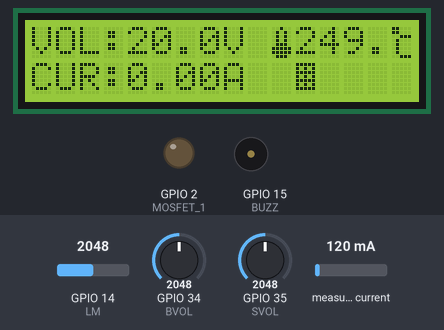
Simulated run of this program. Board: ESP32. Shown: 16×2 character LCD, output pins drawn as LEDs (lit = HIGH), buzzer (waves = sounding). The inputs (shaded band) are chosen by the test bench; at power-on: GPIO 14 (LM) = 2048, GPIO 34 (BVOL) = 2048, GPIO 35 (SVOL) = 2048, measured current 120 mA. Pins used as bus, display or sensor lines are not drawn; what the program prints to the serial monitor is not drawn.

Above: at 3.7 s.
3.8 s: GPIO 14 (LM) set to 2866
At 5.8 s:
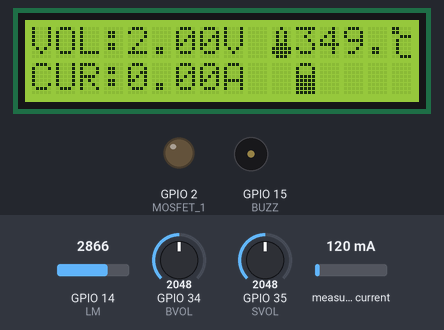
13.9 s: GPIO 34 (BVOL) set to 2866
20.6 s: GPIO 35 (SVOL) set to 2866
At 23.9 s:
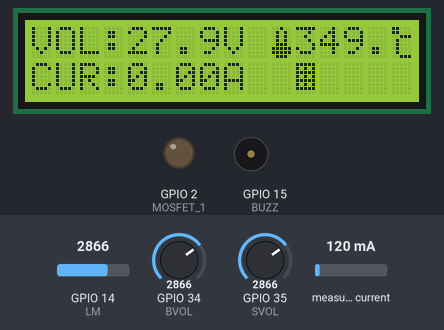
26.8 s: GPIO 14 (LM) set to 3972
At 27.8 s:
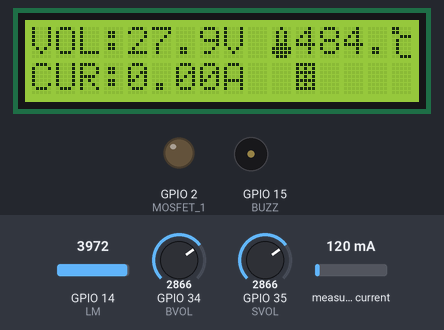
30.9 s: GPIO 34 (BVOL) set to 3972
At 34.3 s:
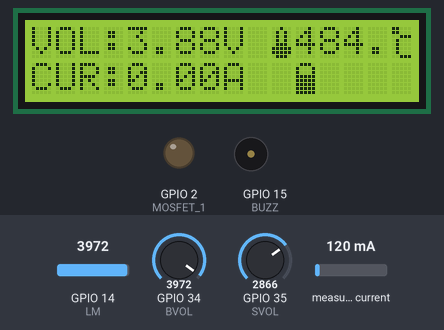
37.1 s: GPIO 35 (SVOL) set to 3972
At 40.8 s:
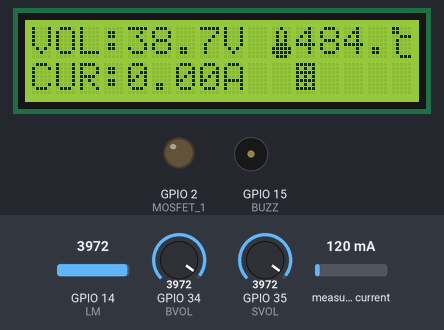
Timing chart, 0 to 42.3 s (numbered marks = the images above; inputs shaded):
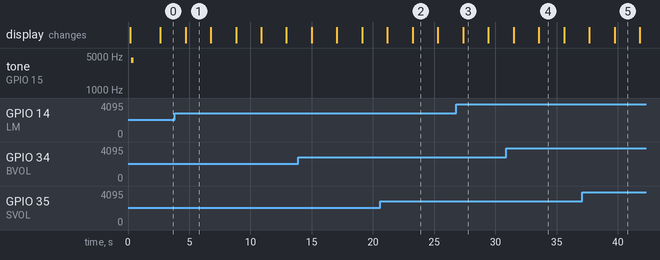

The program:

main.cpp
```cpp
/*
  Author: Advait Thale
  Board: ESP32 Dev Module
  Baud: 115200
  Flash Freq: 80MHz

  *************************************************************************************************
                                         MPPT_PORT-Xtensa
  *************************************************************************************************

  This test code is an overview of how MPPT works on the port of ATMega328P.
  It is equipped with 20*4 Character LCD (for device & energy status), Function
  Buttons, ESP32 Microcontroller, Solar Inlet, 30A FUSE, Sleep Mode, Webserver,
  2 x PT-100(for Indoor & Outdoor Temp.), RS-232 Interface(at 9600),Program
  Serial(at 115200), Internal DIP Switches (for system configuration), Relay
  driven Outputs(for automation purpose), I/O for interfacing external
  sensors and automation purpose.
  The live status is displayed on LCD, the Webserver(at 192.168.1.1) as well as
  the data log can be viewed via both RS-232 (DB9) or USB A Serial ports. Refer
  README.md and attached datasheets for furthur details on MPPT.

  **************************************************************************************************
  *                                        ESP32 PINOUT                                            *
  **************************************************************************************************

                               3V3 |*|                       |*| 5V
                               GND |*|                       |*| GND
                              BUZZ |*| GPIO15         GPIO13 |*| ACS712
                              MD#1 |*| GPIO02         GPIO12 |*| PIDFAN
                              MD#2 |*| GPIO04         GPIO14 |*| LM35
                              RX   |*| GPIO16         GPIO27 |*|  -
                              TX   |*| GPIO17         GPIO26 |*|  -
                               -   |*| GPIO05         GPIO25 |*|  -
                              C.C. |*| GPIO18         GPIO33 |*|  -
                              ESW  |*| GPIO19         GPIO32 |*|  -
                              SDA  |*| GPIO21         GPIO35 |*|  %
                             EDATA |*| GPIO03         GPIO34 |*|  %
                             ECLK  |*| GPIO01         GPIO39 |*| SINE-
                              SCL  |*| GPIO22         GPIO36 |*| SINE+
                             IRREC |*| GPIO23           EN   |*|  -

  ***************************************************************************************************

*/

#include <Arduino.h>
#include <LiquidCrystal_I2C.h>
// #include <IRremote.h>
#include <ACS712.h>
// #include <WiFi.h>
// #include <WebServer.h>

// Local SSID
#define WIFI_SSID "MPPT Rev 2.3"
#define WIFI_PASSWORD "Mppt_N3t"

// Network SSID
// #define WIFI_SSID "Issac Newton 🍎"
// #define WIFI_PASSWORD "amhipuneri"

/* Put IP Address details */
// IPAddress local_ip(192, 168, 1, 1);
// IPAddress gateway(192, 168, 1, 1);
// IPAddress subnet(255, 255, 255, 0);
// WebServer server(80);

#define CUR 13     // ACS712
#define MOSFET_1 2 // MOSFET Driver Opto-Isolator 2 // Built-In LED Pin
#define MOSFET_2 4 // MOSFET Driver Opto-Isolator 2
#define BUZZ 15    // External Buzzer
#define LM 14      // LM-35
#define IREC 23    // IR Receiver
#define PBJT 18    // Battery Charge Control BJT
#define BVOL 34    // Battery Voltage ADC
#define SVOL 35    // Input Voltage ADC
#define dt 2000

int RAW_TEMP, BAT_VOL, SOL_VOL, PLAY = 0;
float BAT_VOL_R_FACT, SOL_VOL_R_FACT = 0.09;
float PID_TEMP, BAT_CURRENT, BAT_VOLTAGE, SOL_VOLTAGE;

byte TEMP[] = {0x04, 0x0A, 0x0A, 0x0A, 0x0E, 0x1F, 0x1F, 0x0E};    // Thermometer Character
byte CELSIUS[] = {0x18, 0x18, 0x07, 0x08, 0x08, 0x08, 0x08, 0x07}; // Modified °C Character
byte BATTERY[] = {0x0E, 0x11, 0x11, 0x1F, 0x1F, 0x1F, 0x1F, 0x1F}; // Battery Character
byte PANEL[] = {0x1F, 0x15, 0x1F, 0x15, 0x1F, 0x15, 0x1F, 0x00};   // PV Panel Character

LiquidCrystal_I2C lcd(0x27, 16, 2);
ACS712 sensor(ACS712_05B, 13);

void greetings();
void SOLAR_INFO();
void BATTERY_INFO();


void tone(byte PIN, int FREQ)
{
  ledcSetup(0, 2000, 8);
  ledcAttachPin(PIN, 0);
  ledcWriteTone(0, FREQ);
  PLAY = PIN;
}

void noTone()
{
  tone(PLAY, 0);
}

void setup()
{
  Serial.begin(115200);
  pinMode(CUR, INPUT);       // ADC Pin for ACS712
  pinMode(BVOL, INPUT);      // ADC Pin for Battery Voltage
  pinMode(SVOL, INPUT);      // ADC Pin for Input Voltage
  pinMode(MOSFET_1, OUTPUT); // MOSFET Driver Pin A
  pinMode(MOSFET_2, INPUT);  // MOSFET Driver Pin B
  pinMode(BUZZ, OUTPUT);     // Buzzer Pin for Beeps
  pinMode(LM, INPUT);        // ADC Pin for LM35 Temp.
  pinMode(IREC, INPUT);      // IR Receiver VS1838B
  lcd.init();                // LCD Initialise
  lcd.backlight();           // LCD Backlight ON
  // WiFi.mode(WIFI_AP);
  // WiFi.softAP(WIFI_SSID, WIFI_PASSWORD); // Set it to NULL, if you don’t want to set a password.
  // WiFi.softAPConfig(local_ip, gateway, subnet);
  delay(100);
  Serial.print("Connecting ");
  greetings(); // Device Start Configuration

}

void loop()
{

  SOLAR_INFO();
  delay(dt);
  BATTERY_INFO();
  delay(dt);
}

void greetings()
{
  lcd.setCursor(0, 0);
  lcd.print("MPPT Rev 2.3");
  lcd.setCursor(0, 1);
  lcd.print("----------------");
  Serial.println("Initializing MPPT...");
  // digitalWrite(MOSFET_1, HIGH);
  digitalWrite(BUZZ, !digitalRead(BUZZ));
  delay(85);
  tone(BUZZ, 4093);
  delay(200);
  noTone();
  digitalWrite(BUZZ, !digitalRead(BUZZ));
  delay(100);
  delay(dt);
  lcd.clear();
}

void SOLAR_INFO()
{
  lcd.createChar(9, TEMP);
  lcd.createChar(10, CELSIUS);
  lcd.createChar(11, PANEL);
  lcd.home();
  SOL_VOL = analogRead(SVOL);
  SOL_VOLTAGE = SOL_VOL * (4.0 / 4096) * 10;
  BAT_CURRENT = (sensor.getCurrentDC() / 1000);
  RAW_TEMP = analogRead(LM);           // Read LM ADC
  PID_TEMP = ((RAW_TEMP * 1.22) / 10); // Convert ADC value to equivalent voltage and divide since LM35 gives output of 10mv/°C*/
  lcd.setCursor(0, 0);
  lcd.print("VOL:");
  lcd.setCursor(4, 0);
  lcd.print(SOL_VOLTAGE);
  lcd.setCursor(8, 0);
  lcd.print("V");
  lcd.setCursor(10, 0);
  lcd.write(9);
  lcd.setCursor(11, 0);
  lcd.print(PID_TEMP);
  lcd.setCursor(15, 0);
  lcd.write(10);
  lcd.setCursor(0, 1);
  lcd.print("CUR: ");
  lcd.setCursor(4, 1);
  lcd.print(BAT_CURRENT);
  lcd.setCursor(8, 1);
  lcd.print("A");
  lcd.setCursor(11, 1);
  lcd.write(11);
  Serial.print(" | SOLAR | ");
  Serial.print("VOLTAGE: ");
  Serial.print(SOL_VOLTAGE);
  Serial.print(" CURRENT: ");
  Serial.print(BAT_CURRENT);
  Serial.print(" BATTERY TEMP.: ");
  Serial.print(PID_TEMP);
  Serial.print(" °C ");
  // Serial.print(SOL_VOL);
}
void BATTERY_INFO()
{
  lcd.createChar(9, TEMP);
  lcd.createChar(10, CELSIUS);
  lcd.createChar(12, BATTERY);
  lcd.home();
  BAT_VOL = analogRead(BVOL);
  BAT_VOLTAGE = BAT_VOL * (4.0 / 4096);
  BAT_CURRENT = (sensor.getCurrentDC() / 1000);
  RAW_TEMP = analogRead(LM);           // Read LM ADC
  PID_TEMP = ((RAW_TEMP * 1.22) / 10); // Convert ADC value to equivalent voltage and divide since LM35 gives output of 10mv/°C*/
  lcd.setCursor(0, 0);
  lcd.print("VOL:");
  lcd.setCursor(4, 0);
  lcd.print(BAT_VOLTAGE);
  lcd.setCursor(8, 0);
  lcd.print("V");
  lcd.setCursor(10, 0);
  lcd.write(9);
  lcd.setCursor(11, 0);
  lcd.print(PID_TEMP);
  lcd.setCursor(15, 0);
  lcd.write(10);
  lcd.setCursor(0, 1);
  lcd.print("CUR: ");
  lcd.setCursor(4, 1);
  lcd.print(BAT_CURRENT);
  lcd.setCursor(8, 1);
  lcd.print("A");
  lcd.setCursor(11, 1);
  lcd.write(12);
  Serial.print(" | BATTERY | ");
  Serial.print("VOLTAGE: ");
  Serial.print(BAT_VOLTAGE);
  Serial.print(" CURRENT: ");
  Serial.print(BAT_CURRENT);
  Serial.print(" BATTERY TEMP.: ");
  Serial.print(PID_TEMP);
  Serial.println(" °C  |");
}

// void IR_MOSFET_Control()
// {
//   if (IrReceiver.decode())
//   {
//     switch (IrReceiver.decodedIRData.command)
//     {
//     case 0x84:
//       digitalWrite(MOSFET_1, !digitalRead(MOSFET_1));
//       Serial.println("<OUTPUT 1 Engaged>");
//       break;

//     case 0xD9:
//       digitalWrite(MOSFET_2, !digitalRead(MOSFET_2));
//       Serial.println("<OUTPUT 2 Engaged>");
//       break;

//     case 0x89:
//       digitalWrite(BUZZ, !digitalRead(BUZZ));
//       Serial.println("ALARM ON");
//       break;

//     default:
//       Serial.println(IrReceiver.decodedIRData.command, HEX);
//       //        Serial.println("Default");
//     }
//     IrReceiver.resume(); // Receive the Next Value
//   }
// }
```

Measured:
- after the input at 20.6 s, the display: first differs from a run without the input after 2.6 s (image 2)
- after the input at 26.8 s, the display: changes after 0.57 s (image 3)
- after the input at 30.9 s, the display: first differs from a run without the input after 2.6 s (image 4)
- after the input at 37.1 s, the display: first differs from a run without the input after 2.6 s (image 5)
- what the display in image 1 shows lasts 2.1 s, from 4.7 s to 6.8 s
